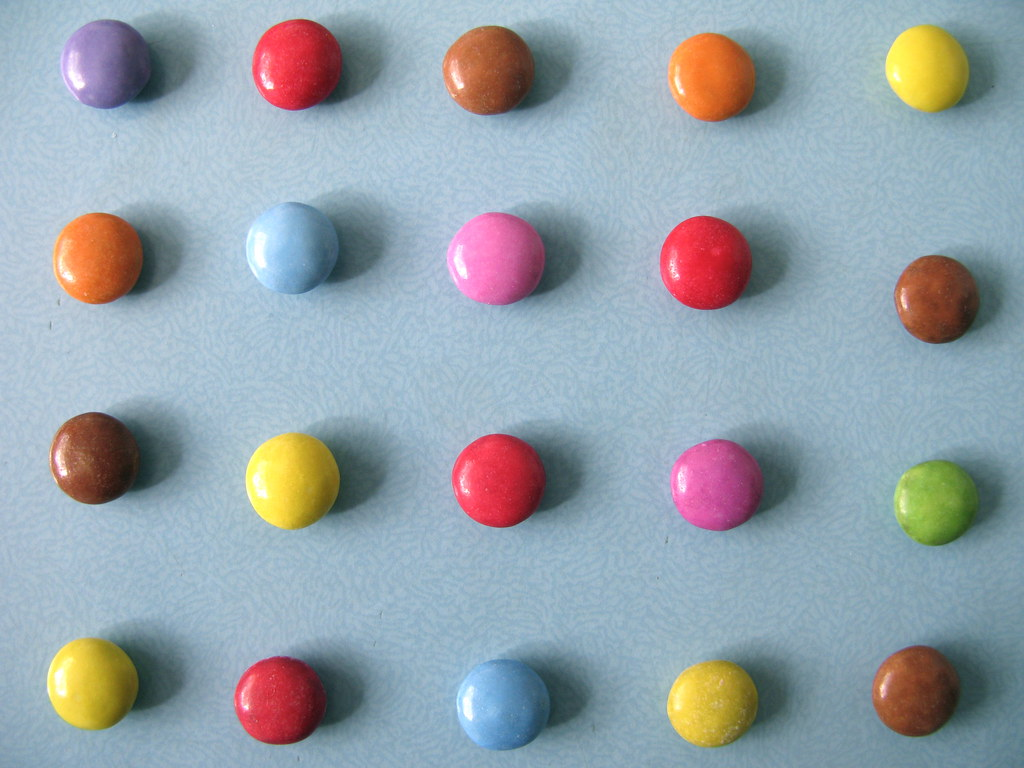
#> input picture OpenCVTest/smarties.jpg, 1024 x 768 px, given in place of the camera
$ python Hue_cal.py
#> lines starting #> are read from the running program, lines starting #| are printed output that depends on the picture; after the words box and inside, x2 and y2 are one past the last pixel; in counts of white or black regions, pixels touching at a corner belong together
import cv2
import numpy as np

def nothing(x):
    pass

cv2.namedWindow("Tracking")
cv2.createTrackbar("LH", "Tracking", 0, 255, nothing)
#> slider 'LH' is set to 51
cv2.createTrackbar("LS", "Tracking", 0, 255, nothing)
#> slider 'LS' is set to 51
cv2.createTrackbar("LV", "Tracking", 0, 255, nothing)
#> slider 'LV' is set to 51
cv2.createTrackbar("UH", "Tracking", 255, 255, nothing)
cv2.createTrackbar("US", "Tracking", 255, 255, nothing)
cv2.createTrackbar("UV", "Tracking", 255, 255, nothing)

capture1 = cv2.VideoCapture(1, cv2.CAP_DSHOW)
ret, frame = capture1.read()
#> frame is the input picture: shape (768, 1024, 3); mean B, G, R 170.4, 162.2, 150.5
cv2.VideoCapture(0).release()

while True:

    hsv = cv2.cvtColor(frame, cv2.COLOR_BGR2HSV)
#> hsv: shape (768, 1024, 3); mean H, S, V 97.2, 70.9, 185

    l_h = cv2.getTrackbarPos("LH", "Tracking")
    l_s = cv2.getTrackbarPos("LS", "Tracking")
    l_v = cv2.getTrackbarPos("LV", "Tracking")

    u_h = cv2.getTrackbarPos("UH", "Tracking")
    u_s = cv2.getTrackbarPos("US", "Tracking")
    u_v = cv2.getTrackbarPos("UV", "Tracking")

    l_b = np.array([l_h, l_s, l_v])
    u_b = np.array([u_h, u_s, u_v])

    mask = cv2.inRange(hsv, l_b, u_b)
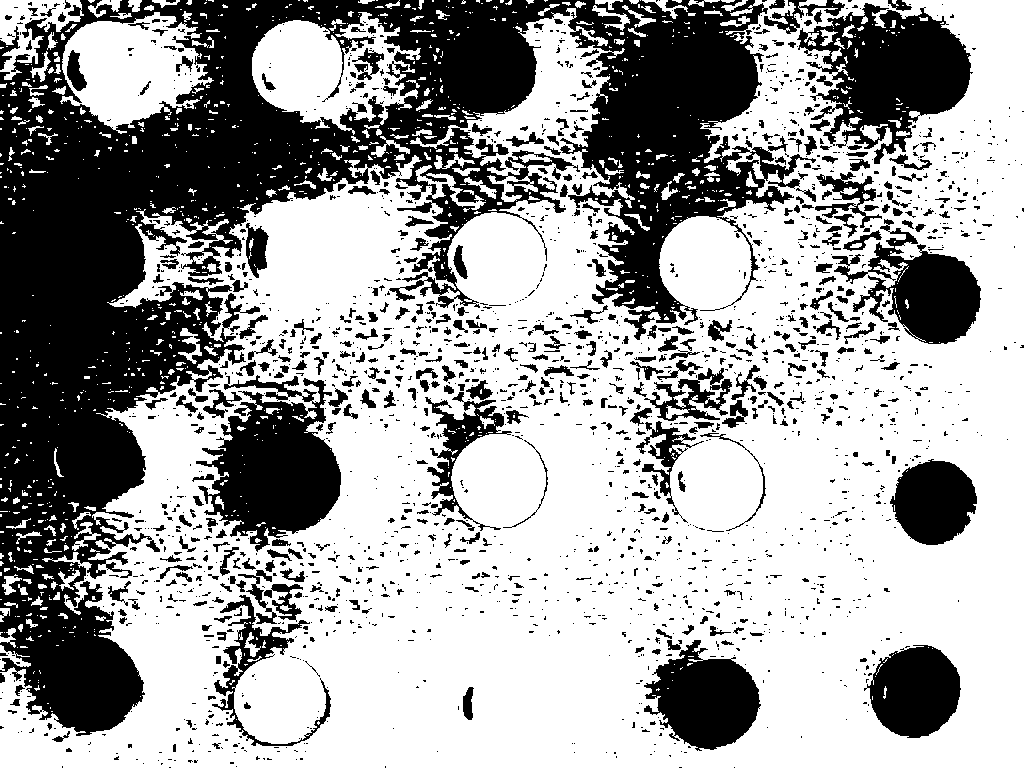
#> mask: shape (768, 1024); 63.5% white; 2072 black regions (1579 under 20 px), largest, box (x1, y1, x2, y2) and area: (0, 0, 816, 736) 181284, (196, 375, 341, 552) 14626, (797, 3, 973, 164) 14583

    res = cv2.bitwise_and(frame, frame, mask=mask)
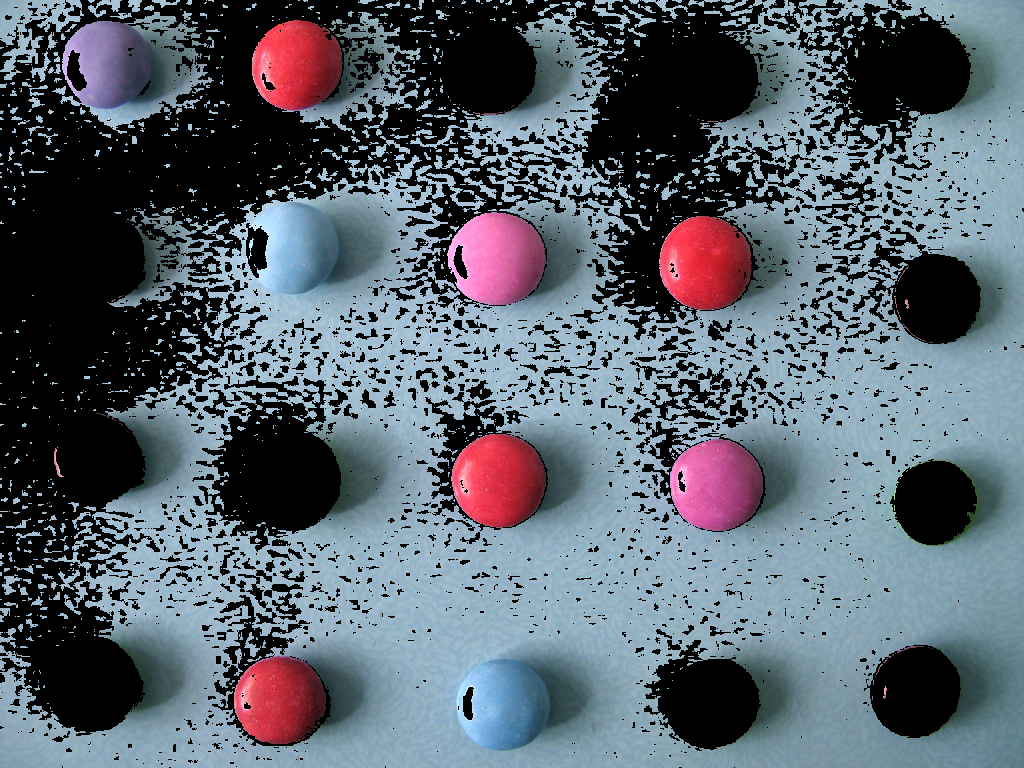
#> res: shape (768, 1024, 3); mean B, G, R 108.6, 98.3, 88.9

    cv2.imshow("frame", frame)
    cv2.imshow("mask", mask)
    cv2.imshow("res", res)

    key = cv2.waitKey(1)
#> (key Esc is pressed here)
    if key == 27:
        break

cv2.destroyAllWindows()
